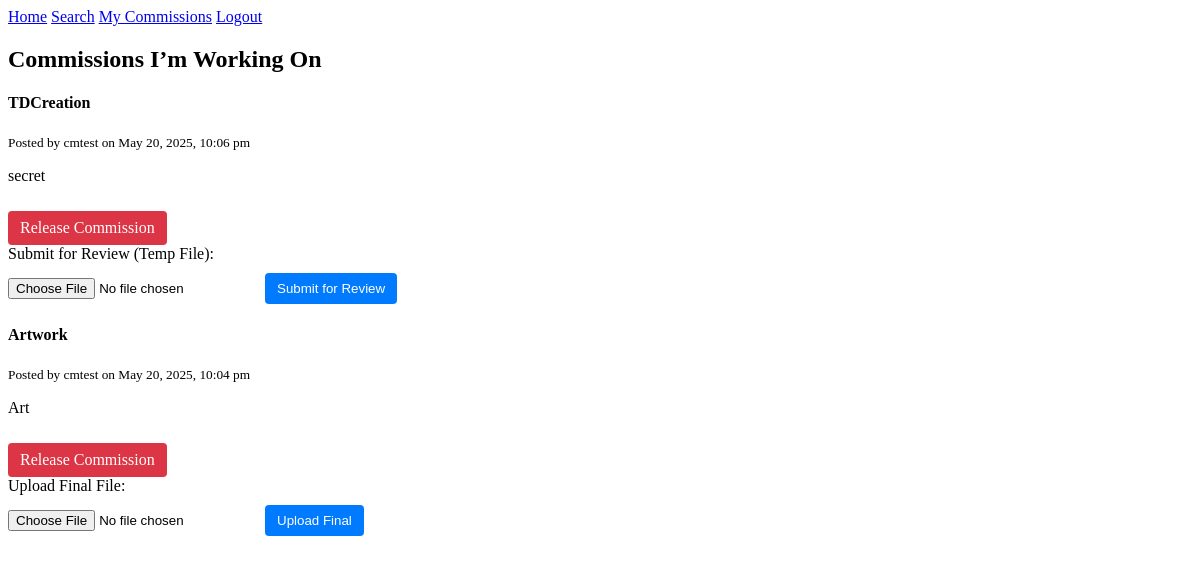
Page /my_commissions.php (signed in) on the committed database.
### tables this page shows
CREATE TABLE `commissions` (
  `id` int(10) UNSIGNED NOT NULL,
  `user_id` int(10) UNSIGNED NOT NULL,
  `taken_by` int(11) DEFAULT NULL,
  `category` varchar(255) NOT NULL,
  `description` text NOT NULL,
  `status` enum('Pending','In Progress','Under Review','Awaiting Final','Completed','Cancelled') NOT NULL DEFAULT 'Pending',
  `completed_file` varchar(255) DEFAULT NULL,
  `created_at` datetime NOT NULL DEFAULT current_timestamp(),
  `payment_amount` decimal(10,2) DEFAULT NULL,
  `payment_method` varchar(50) DEFAULT NULL,
  `watermark` tinyint(1) DEFAULT 0,
  `subcategory` varchar(100) DEFAULT NULL,
  `temp_file` varchar(255) DEFAULT NULL
);

CREATE TABLE `users` (
  `id` int(10) UNSIGNED NOT NULL,
  `username` varchar(50) NOT NULL,
  `email` varchar(100) NOT NULL,
  `role` enum('freelancer','commissioner','admin') NOT NULL,
  `password` varchar(255) NOT NULL,
  `created_at` timestamp NOT NULL DEFAULT current_timestamp(),
  `status` enum('active','inactive') NOT NULL DEFAULT 'active'
);

### my_commissions.php (the view, shortened to what this page needs)
<?php
require 'db.php';
$stmt = $conn->prepare("
  SELECT
    c.id,
    c.category,
    c.description,
    c.created_at,
    c.status,
    u.username AS commissioner_name
  FROM commissions c
  JOIN users u ON c.user_id = u.id
  WHERE c.taken_by = ?
    AND c.status IN ('In Progress', 'Awaiting Final')
  ORDER BY c.created_at DESC
");
$stmt->bind_param('i', $_SESSION['user_id']);
$stmt->execute();
$results = $stmt->get_result()->fetch_all(MYSQLI_ASSOC);
?>
<!DOCTYPE html>
<html lang="en">
<head>
</head>
<body>
<nav>
  <a href="flhome.php">Home</a>
  <a href="search_freelancers.php">Search</a>
  <a href="my_commissions.php">My Commissions</a>
  <a href="logout.php">Logout</a>
</nav>
<div class="container">
  <h2>Commissions I’m Working On</h2>
  <?php if (empty($results)): ?>
    <p>You have no commissions to work on.</p>
  <?php else: ?>
    <?php foreach ($results as $c): ?>
      <div class="commission">
        <h4><?php echo htmlspecialchars($c['category']); ?></h4>
        <small>
          Posted by <?php echo htmlspecialchars($c['commissioner_name']); ?> on
          <?php echo date("F j, Y, g:i a", strtotime($c['created_at'])); ?>
        </small>
        <p><?php echo nl2br(htmlspecialchars($c['description'])); ?></p>
        <a href="search.php?release=<?php echo $c['id']; ?>" class="btn btn-release">Release Commission</a>
        <?php if ($c['status'] === 'In Progress'): ?>
          <form method="POST" enctype="multipart/form-data">
            <label>Submit for Review (Temp File):</label><br>
            <input type="file" name="completed_file" required>
            <button type="submit" name="submit_temp" class="btn">Submit for Review</button>
          </form>
        <?php elseif ($c['status'] === 'Awaiting Final'): ?>
          <form method="POST" enctype="multipart/form-data">
            <label>Upload Final File:</label><br>
            <input type="file" name="final_file" required>
            <button type="submit" name="submit_final" class="btn">Upload Final</button>
          </form>
        <?php endif; ?>
      </div>
    <?php endforeach; ?>
  <?php endif; ?>
</div>
</body>
</html>

### my_commissions.php (style rules this page uses)
.btn { display: inline-block; margin-top: 10px; padding: 8px 12px; background: #007bff; color: white; text-decoration: none; border-radius: 4px; border: none; }
.btn-release { background: #dc3545; }
form { margin-bottom: 20px; }

### rows in the picture
commissions: category "TDCreation", user.username "cmtest", created_at "May 20, 2025, 10:06 pm", description "secret"
commissions: category "Artwork", user.username "cmtest", created_at "May 20, 2025, 10:04 pm", description "Art"
